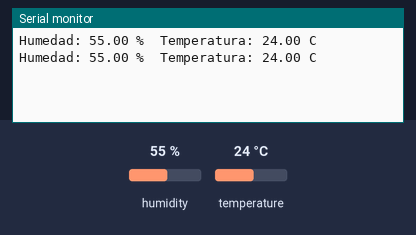
Simulated run of this sketch. Board: Arduino Uno, built with avr-gcc and run on an emulated ATmega328P. Shown: the last lines printed to the serial monitor. Inputs (shaded band) come from the test bench; at power-on: humidity 55 %, temperature 24 °C.

Above: at 3.8 s.
3.9 s: humidity set to 22 %
At 7.0 s:
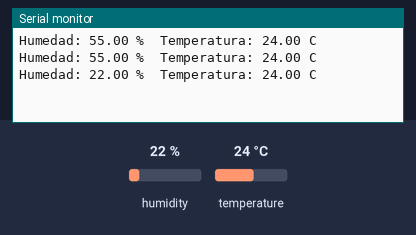
7.8 s: temperature set to 12 °C
At 9.5 s:
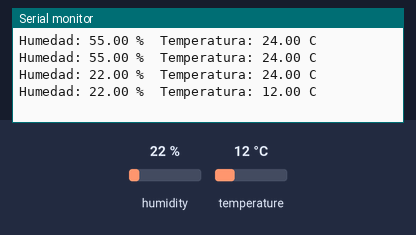
11.7 s: humidity set to 40 %
At 13.2 s:
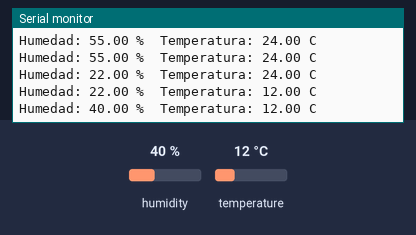
Timing chart, 0 to 14.7 s (numbered marks = the images above; inputs shaded):
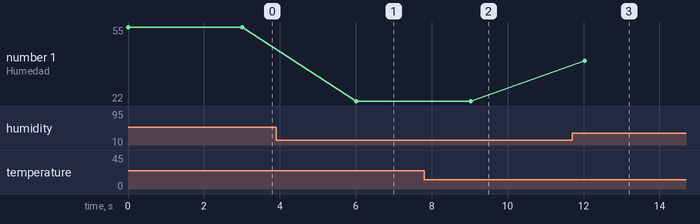

Measured:
- after the input at 3.9 s, the serial monitor: prints a new line after 2.1 s (image 1)
- after the input at 7.8 s, the serial monitor: prints a new line after 1.2 s (image 2)
- after the input at 11.7 s, the serial monitor: prints a new line after 0.33 s (image 3)
- plotted number 1: 55 → 22 after the input at 3.9 s, 22 → 40 after the input at 11.7 s

The sketch:

_DTH_Arduino.ino
```cpp
#include "DHT.h"          // DHT & AM2302 library

#define DHTPIN 2 // pin de conexión del SDA del sensor
#define DHTTYPE DHT22       // DHT 22  (AM2302)
float h;
float t;

DHT dht(DHTPIN, DHTTYPE);   // genera un objeto DHT que funciona con ese pin y es de ese tipo

void setup() {
  Serial.begin(9600);   // Setup monitor serial USB
  dht.begin();          // se pone en funcionamiento el sensor
}

void loop() {
  // leer la temperatura y la humedad toma alrrededor de 250 milisegundos
  // Freq de muestreo 2Hz
  do{
    h = dht.readHumidity();
    t = dht.readTemperature();
  }while(isnan(t) || isnan(h));

    Serial.print(F("Humedad: "));
    Serial.print(h);
    Serial.print(F(" %\t"));
    Serial.print(F("Temperatura: "));
    Serial.print(t);
    Serial.println(F(" C"));


  // Wait 3 seconds
  delay(3000);
}
```
